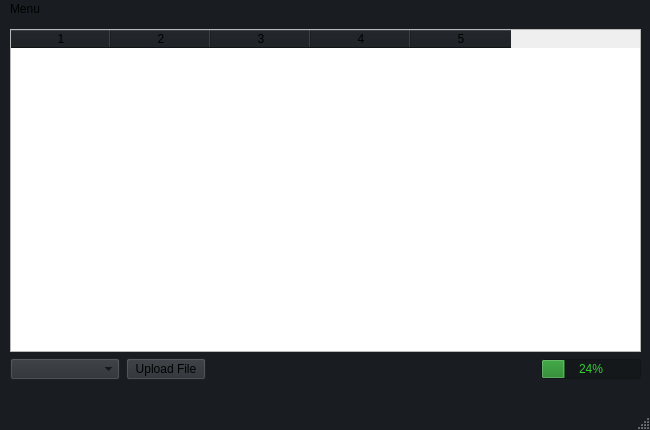
<?xml version="1.0" encoding="UTF-8"?>
<ui version="4.0">
 <class>MainWindow</class>
 <widget class="QMainWindow" name="MainWindow">
  <property name="geometry">
   <rect>
    <x>0</x>
    <y>0</y>
    <width>650</width>
    <height>430</height>
   </rect>
  </property>
  <property name="palette">
   <palette>
    <active>
     <colorrole role="WindowText">
      <brush brushstyle="SolidPattern">
       <color alpha="255">
        <red>50</red>
        <green>205</green>
        <blue>50</blue>
       </color>
      </brush>
     </colorrole>
     <colorrole role="Button">
      <brush brushstyle="SolidPattern">
       <color alpha="255">
        <red>42</red>
        <green>46</green>
        <blue>51</blue>
       </color>
      </brush>
     </colorrole>
     <colorrole role="Light">
      <brush brushstyle="SolidPattern">
       <color alpha="255">
        <red>25</red>
        <green>29</green>
        <blue>33</blue>
       </color>
      </brush>
     </colorrole>
     <colorrole role="Midlight">
      <brush brushstyle="SolidPattern">
       <color alpha="255">
        <red>25</red>
        <green>29</green>
        <blue>33</blue>
       </color>
      </brush>
     </colorrole>
     <colorrole role="Text">
      <brush brushstyle="SolidPattern">
       <color alpha="255">
        <red>50</red>
        <green>205</green>
        <blue>50</blue>
       </color>
      </brush>
     </colorrole>
     <colorrole role="BrightText">
      <brush brushstyle="SolidPattern">
       <color alpha="255">
        <red>255</red>
        <green>85</green>
        <blue>85</blue>
       </color>
      </brush>
     </colorrole>
     <colorrole role="ButtonText">
      <brush brushstyle="SolidPattern">
       <color alpha="255">
        <red>50</red>
        <green>205</green>
        <blue>50</blue>
       </color>
      </brush>
     </colorrole>
     <colorrole role="Base">
      <brush brushstyle="SolidPattern">
       <color alpha="255">
        <red>21</red>
        <green>24</green>
        <blue>27</blue>
       </color>
      </brush>
     </colorrole>
     <colorrole role="Window">
      <brush brushstyle="SolidPattern">
       <color alpha="255">
        <red>25</red>
        <green>29</green>
        <blue>33</blue>
       </color>
      </brush>
     </colorrole>
     <colorrole role="Highlight">
      <brush brushstyle="SolidPattern">
       <color alpha="255">
        <red>56</red>
        <green>142</green>
        <blue>60</blue>
       </color>
      </brush>
     </colorrole>
     <colorrole role="AlternateBase">
      <brush brushstyle="SolidPattern">
       <color alpha="255">
        <red>35</red>
        <green>39</green>
        <blue>43</blue>
       </color>
      </brush>
     </colorrole>
    </active>
    <inactive>
     <colorrole role="WindowText">
      <brush brushstyle="SolidPattern">
       <color alpha="255">
        <red>50</red>
        <green>205</green>
        <blue>50</blue>
       </color>
      </brush>
     </colorrole>
     <colorrole role="Button">
      <brush brushstyle="SolidPattern">
       <color alpha="255">
        <red>42</red>
        <green>46</green>
        <blue>51</blue>
       </color>
      </brush>
     </colorrole>
     <colorrole role="Light">
      <brush brushstyle="SolidPattern">
       <color alpha="255">
        <red>25</red>
        <green>29</green>
        <blue>33</blue>
       </color>
      </brush>
     </colorrole>
     <colorrole role="Midlight">
      <brush brushstyle="SolidPattern">
       <color alpha="255">
        <red>25</red>
        <green>29</green>
        <blue>33</blue>
       </color>
      </brush>
     </colorrole>
     <colorrole role="Text">
      <brush brushstyle="SolidPattern">
       <color alpha="255">
        <red>50</red>
        <green>205</green>
        <blue>50</blue>
       </color>
      </brush>
     </colorrole>
     <colorrole role="BrightText">
      <brush brushstyle="SolidPattern">
       <color alpha="255">
        <red>255</red>
        <green>85</green>
        <blue>85</blue>
       </color>
      </brush>
     </colorrole>
     <colorrole role="ButtonText">
      <brush brushstyle="SolidPattern">
       <color alpha="255">
        <red>50</red>
        <green>205</green>
        <blue>50</blue>
       </color>
      </brush>
     </colorrole>
     <colorrole role="Base">
      <brush brushstyle="SolidPattern">
       <color alpha="255">
        <red>21</red>
        <green>24</green>
        <blue>27</blue>
       </color>
      </brush>
     </colorrole>
     <colorrole role="Window">
      <brush brushstyle="SolidPattern">
       <color alpha="255">
        <red>25</red>
        <green>29</green>
        <blue>33</blue>
       </color>
      </brush>
     </colorrole>
     <colorrole role="Highlight">
      <brush brushstyle="SolidPattern">
       <color alpha="255">
        <red>56</red>
        <green>142</green>
        <blue>60</blue>
       </color>
      </brush>
     </colorrole>
     <colorrole role="AlternateBase">
      <brush brushstyle="SolidPattern">
       <color alpha="255">
        <red>35</red>
        <green>39</green>
        <blue>43</blue>
       </color>
      </brush>
     </colorrole>
    </inactive>
    <disabled>
     <colorrole role="Button">
      <brush brushstyle="SolidPattern">
       <color alpha="255">
        <red>42</red>
        <green>46</green>
        <blue>51</blue>
       </color>
      </brush>
     </colorrole>
     <colorrole role="Light">
      <brush brushstyle="SolidPattern">
       <color alpha="255">
        <red>25</red>
        <green>29</green>
        <blue>33</blue>
       </color>
      </brush>
     </colorrole>
     <colorrole role="Midlight">
      <brush brushstyle="SolidPattern">
       <color alpha="255">
        <red>25</red>
        <green>29</green>
        <blue>33</blue>
       </color>
      </brush>
     </colorrole>
     <colorrole role="BrightText">
      <brush brushstyle="SolidPattern">
       <color alpha="255">
        <red>255</red>
        <green>85</green>
        <blue>85</blue>
       </color>
      </brush>
     </colorrole>
     <colorrole role="Base">
      <brush brushstyle="SolidPattern">
       <color alpha="255">
        <red>25</red>
        <green>29</green>
        <blue>33</blue>
       </color>
      </brush>
     </colorrole>
     <colorrole role="Window">
      <brush brushstyle="SolidPattern">
       <color alpha="255">
        <red>25</red>
        <green>29</green>
        <blue>33</blue>
       </color>
      </brush>
     </colorrole>
     <colorrole role="AlternateBase">
      <brush brushstyle="SolidPattern">
       <color alpha="255">
        <red>35</red>
        <green>39</green>
        <blue>43</blue>
       </color>
      </brush>
     </colorrole>
    </disabled>
   </palette>
  </property>
  <property name="windowTitle">
   <string>QuickFileHosting</string>
  </property>
  <property name="layoutDirection">
   <enum>Qt::LayoutDirection::LeftToRight</enum>
  </property>
  <property name="autoFillBackground">
   <bool>true</bool>
  </property>
  <property name="styleSheet">
   <string notr="true"/>
  </property>
  <widget class="QWidget" name="centralwidget">
   <property name="styleSheet">
    <string notr="true"/>
   </property>
   <widget class="QWidget" name="gridLayoutWidget">
    <property name="geometry">
     <rect>
      <x>10</x>
      <y>10</y>
      <width>631</width>
      <height>371</height>
     </rect>
    </property>
    <layout class="QGridLayout" name="gridLayout">
     <item row="1" column="0">
      <layout class="QHBoxLayout" name="horizontalLayout">
       <item>
        <widget class="QComboBox" name="comboBox">
         <property name="maximumSize">
          <size>
           <width>110</width>
           <height>22</height>
          </size>
         </property>
         <property name="styleSheet">
          <string notr="true">background-color: rgba(42, 46, 51, 1);</string>
         </property>
         <item>
          <property name="text">
           <string/>
          </property>
         </item>
         <item>
          <property name="text">
           <string>Delete</string>
          </property>
         </item>
         <item>
          <property name="text">
           <string>Recover</string>
          </property>
         </item>
         <item>
          <property name="text">
           <string>Set Password</string>
          </property>
         </item>
         <item>
          <property name="text">
           <string>Remove Password</string>
          </property>
         </item>
        </widget>
       </item>
       <item>
        <widget class="QPushButton" name="pushButton">
         <property name="maximumSize">
          <size>
           <width>80</width>
           <height>22</height>
          </size>
         </property>
         <property name="styleSheet">
          <string notr="true">background-color: rgba(42, 46, 51, 1);</string>
         </property>
         <property name="text">
          <string>Upload File</string>
         </property>
        </widget>
       </item>
       <item>
        <widget class="QLabel" name="uploadInfoLabel">
         <property name="text">
          <string/>
         </property>
        </widget>
       </item>
       <item>
        <widget class="QProgressBar" name="uploadProgressBar">
         <property name="maximumSize">
          <size>
           <width>100</width>
           <height>20</height>
          </size>
         </property>
         <property name="styleSheet">
          <string notr="true"/>
         </property>
         <property name="value">
          <number>24</number>
         </property>
        </widget>
       </item>
      </layout>
     </item>
     <item row="2" column="0">
      <widget class="QLabel" name="mainWindowAccInfo">
       <property name="text">
        <string/>
       </property>
      </widget>
     </item>
     <item row="0" column="0">
      <widget class="QTableWidget" name="tableWidget">
       <property name="styleSheet">
        <string notr="true">QHeaderView::section{
	background-color: rgba(25, 29, 33,1);
}

QTableView QTableCornerButton::section{
	background-color: rgba(25, 29, 33,1);
}</string>
       </property>
       <property name="showGrid">
        <bool>true</bool>
       </property>
       <property name="columnCount">
        <number>5</number>
       </property>
       <column/>
       <column/>
       <column/>
       <column/>
       <column/>
      </widget>
     </item>
    </layout>
   </widget>
  </widget>
  <widget class="QStatusBar" name="statusbar"/>
  <widget class="QMenuBar" name="menuBar">
   <property name="geometry">
    <rect>
     <x>0</x>
     <y>0</y>
     <width>650</width>
     <height>21</height>
    </rect>
   </property>
   <property name="palette">
    <palette>
     <active>
      <colorrole role="Button">
       <brush brushstyle="SolidPattern">
        <color alpha="255">
         <red>25</red>
         <green>29</green>
         <blue>33</blue>
        </color>
       </brush>
      </colorrole>
      <colorrole role="Light">
       <brush brushstyle="SolidPattern">
        <color alpha="255">
         <red>0</red>
         <green>0</green>
         <blue>127</blue>
        </color>
       </brush>
      </colorrole>
      <colorrole role="Base">
       <brush brushstyle="SolidPattern">
        <color alpha="255">
         <red>25</red>
         <green>29</green>
         <blue>33</blue>
        </color>
       </brush>
      </colorrole>
      <colorrole role="Window">
       <brush brushstyle="SolidPattern">
        <color alpha="255">
         <red>25</red>
         <green>29</green>
         <blue>33</blue>
        </color>
       </brush>
      </colorrole>
     </active>
     <inactive>
      <colorrole role="Button">
       <brush brushstyle="SolidPattern">
        <color alpha="255">
         <red>25</red>
         <green>29</green>
         <blue>33</blue>
        </color>
       </brush>
      </colorrole>
      <colorrole role="Light">
       <brush brushstyle="SolidPattern">
        <color alpha="255">
         <red>0</red>
         <green>0</green>
         <blue>127</blue>
        </color>
       </brush>
      </colorrole>
      <colorrole role="Base">
       <brush brushstyle="SolidPattern">
        <color alpha="255">
         <red>25</red>
         <green>29</green>
         <blue>33</blue>
        </color>
       </brush>
      </colorrole>
      <colorrole role="Window">
       <brush brushstyle="SolidPattern">
        <color alpha="255">
         <red>25</red>
         <green>29</green>
         <blue>33</blue>
        </color>
       </brush>
      </colorrole>
     </inactive>
     <disabled>
      <colorrole role="Button">
       <brush brushstyle="SolidPattern">
        <color alpha="255">
         <red>25</red>
         <green>29</green>
         <blue>33</blue>
        </color>
       </brush>
      </colorrole>
      <colorrole role="Light">
       <brush brushstyle="SolidPattern">
        <color alpha="255">
         <red>0</red>
         <green>0</green>
         <blue>127</blue>
        </color>
       </brush>
      </colorrole>
      <colorrole role="Base">
       <brush brushstyle="SolidPattern">
        <color alpha="255">
         <red>25</red>
         <green>29</green>
         <blue>33</blue>
        </color>
       </brush>
      </colorrole>
      <colorrole role="Window">
       <brush brushstyle="SolidPattern">
        <color alpha="255">
         <red>25</red>
         <green>29</green>
         <blue>33</blue>
        </color>
       </brush>
      </colorrole>
     </disabled>
    </palette>
   </property>
   <property name="styleSheet">
    <string notr="true">QMenuBar::item:selected { 
     background-color: rgba(40, 47, 53, 1);
}

QMenuBar {
	background-color: rgba(25, 29, 33,1);
}</string>
   </property>
   <widget class="QMenu" name="menuMenu">
    <property name="styleSheet">
     <string notr="true">QMenu {
	background-color: rgba(25, 29, 33,1);
}</string>
    </property>
    <property name="title">
     <string>Menu</string>
    </property>
    <addaction name="actionAccount"/>
   </widget>
   <addaction name="menuMenu"/>
  </widget>
  <action name="actionAccount">
   <property name="text">
    <string>Account</string>
   </property>
  </action>
 </widget>
 <resources/>
 <connections/>
</ui>
